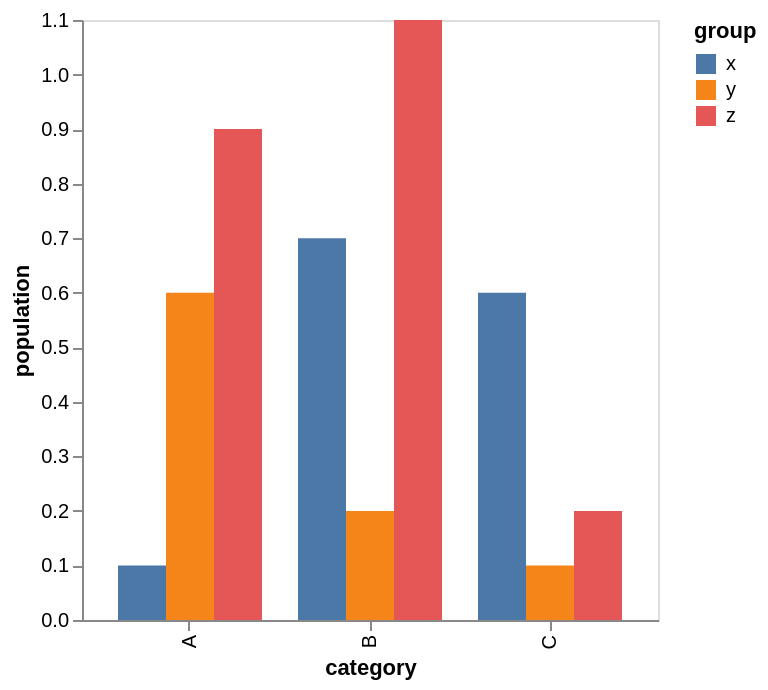

Specify this chart in Vega-Lite:
### Vega specification from a JSON file in a GitHub repository (floating-point values rounded to 4 significant figures)
{"$schema": "https://vega.github.io/schema/vega/v6.json", "background": "white", "padding": 5, "height": 300, "style": "cell", "data": [{"name": "source_0", "values": [{"category": "A", "group": "x", "value": 0.1}, {"category": "A", "group": "y", "value": 0.6}, {"category": "A", "group": "z", "value": 0.9}, {"category": "B", "group": "x", "value": 0.7}, {"category": "B", "group": "y", "value": 0.2}, {"category": "B", "group": "z", "value": 1.1}, {"category": "C", "group": "x", "value": 0.6}, {"category": "C", "group": "y", "value": 0.1}, {"category": "C", "group": "z", "value": 0.2}]}, {"name": "data_0", "source": "source_0", "transform": [{"type": "stack", "groupby": ["category", "group"], "field": "value", "sort": {"field": [], "order": []}, "as": ["value_start", "value_end"], "offset": "zero"}, {"type": "filter", "expr": "isValid(datum[\"value\"]) && isFinite(+datum[\"value\"])"}]}], "signals": [{"name": "x_step", "update": "24 * bandspace(domain('xOffset').length, 0, 0) / (1-0.2)"}, {"name": "width", "update": "bandspace(domain('x').length, 0.2, 0.2) * x_step"}], "marks": [{"name": "marks", "type": "rect", "style": ["bar"], "from": {"data": "data_0"}, "encode": {"update": {"fill": {"scale": "color", "field": "group"}, "ariaRoleDescription": {"value": "bar"}, "description": {"signal": "\"category: \" + (isValid(datum[\"category\"]) ? isArray(datum[\"category\"]) ? join(datum[\"category\"], ' ') : datum[\"category\"] : \"\"+datum[\"category\"]) + \"; value: \" + (format(datum[\"value\"], \"\")) + \"; group: \" + (isValid(datum[\"group\"]) ? isArray(datum[\"group\"]) ? join(datum[\"group\"], ' ') : datum[\"group\"] : \"\"+datum[\"group\"])"}, "x": {"scale": "x", "field": "category", "offset": {"scale": "xOffset", "field": "group"}}, "width": {"signal": "max(0.25, bandwidth('xOffset'))"}, "y": {"scale": "y", "field": "value_end"}, "y2": {"scale": "y", "field": "value_start"}}}}], "scales": [{"name": "x", "type": "band", "domain": {"data": "data_0", "field": "category", "sort": true}, "range": {"step": {"signal": "x_step"}}, "paddingInner": 0.2, "paddingOuter": 0.2}, {"name": "y", "type": "linear", "domain": {"data": "data_0", "fields": ["value_start", "value_end"]}, "range": [{"signal": "height"}, 0], "nice": true, "zero": true}, {"name": "xOffset", "type": "band", "domain": {"data": "data_0", "field": "group", "sort": true}, "range": {"step": 24}}, {"name": "color", "type": "ordinal", "domain": {"data": "data_0", "field": "group", "sort": true}, "range": "category"}], "axes": [{"scale": "x", "orient": "bottom", "grid": false, "title": "category", "labelAlign": "right", "labelAngle": 270, "labelBaseline": "middle", "zindex": 0}, {"scale": "y", "orient": "left", "grid": false, "title": "population", "labelOverlap": true, "tickCount": {"signal": "ceil(height/40)"}, "zindex": 0}], "legends": [{"fill": "color", "symbolType": "square", "title": "group"}]}
